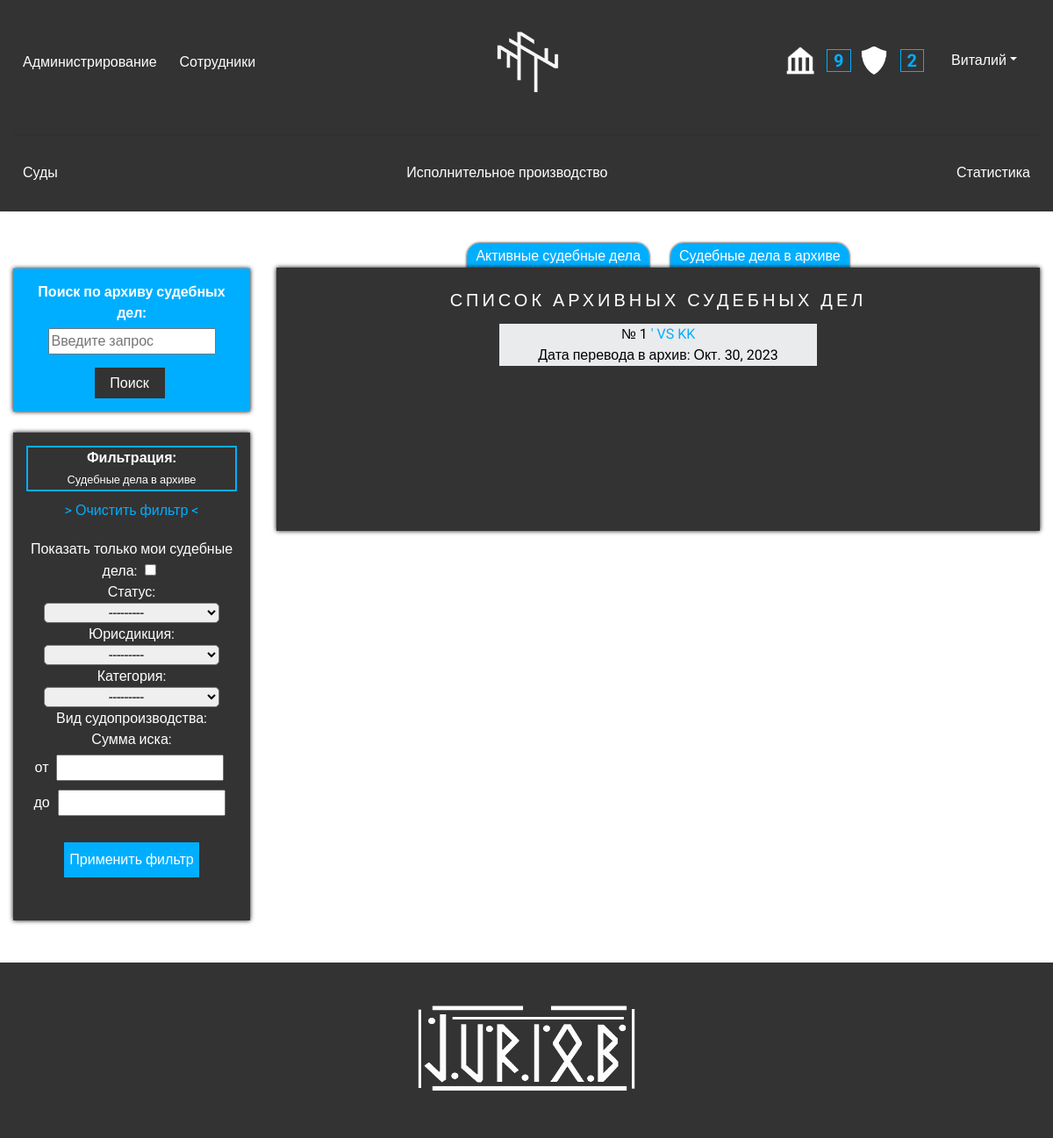
/courts/arhive/ (signed in), run on the app's committed database.
### courts/models.py (models this page shows, shortened)
class Courts(models.Model):
    court_name = models.CharField('Наименование суда', max_length=200, blank=True, null=True, default=None)
    case_number = models.CharField('№ дела', max_length=200, blank=True, null=True, default=None)
    court_address = models.CharField('Адрес (местонахождение) суда', max_length=200, blank=True, null=True,default=None)
    court_phone = models.CharField('№ телефона суда', max_length=200, blank=True, null=True, default=None)
    instance = models.IntegerField('Судебная инстанция', blank=True, null=True, default=None,choices=CHOICES_COURT_INSTANSE)
    status = models.ForeignKey(CourtsStatus, blank=True, null=True, default=None, on_delete=models.CASCADE)
    jurisdiction = models.IntegerField('Подведомственность (Юрисдикция)', blank=True, null=True, default=None,choices=CHOICES_COURT_JURISDICTION)
    category = models.ForeignKey(CourtsCategory, blank=True, null=True, default=None, on_delete=models.CASCADE)
    type_proceedings_choises = models.IntegerField('Вид судопроизводства', choices=CHOICES_TYPE_PROCEEDINGS, null=False)
    date_getting_lawsuit = models.DateField('Дата получения/подачи искового заявления (возбуждения уголовного дела)', blank=True, null=True,default=None)
    plaintiff = models.CharField('Истец / Потерпевший', max_length=200, null=False)
    plaintiff_representative = models.CharField('Представитель Истца / Потерпевшего', max_length=200, blank=True, null=True,default=None)
    defendant = models.CharField('Ответчик / Подсудимый', max_length=200, null=False)
    defendant_representative = models.CharField('Представитель ответчика / Подсудимого', max_length=200, blank=True, null=True,default=None)
    third_persons = models.CharField('Третьи лица', max_length=200, blank=True, null=True, default=None)
    text = models.TextField('Комментарий', blank=True, null=True)
    court_result = models.IntegerField('Победа/Поражение', default=None, blank=True, null=True,choices=CHOICE_COURT_RESULT)
    actual_court_hearing = models.DateTimeField('Ближайшее судебное заседание', max_length=200, blank=True, null=True,default=None)
    history_court_hearing = models.TextField('История судебных заседаний по делу', max_length=2000, blank=True,null=True, default=None)
    type_of_decision_civil = models.IntegerField('', blank=True, null=True, default=None,choices=CHOICE_COURT_RESULT_CIVIL_AND_ADMINISTRICAL_PROCEEDINGS_AND_ADMINISTRICAL_OFFENCE)
    type_of_decision_criminal = models.IntegerField('', blank=True, null=True, default=None,choices=CHOICE_COURT_RESULT_CRIMINAL)
    lawsuit_amount = models.DecimalField('Сумма иска', max_digits=10, decimal_places=2, default=0)
    state_duty = models.DecimalField('Сумма госпошлины', max_digits=10, decimal_places=2, default=0, blank=True,null=True)
    state_duty_prognosis = models.DecimalField('Сумма госпошлины (заявленная)', max_digits=10, decimal_places=2,default=0, blank=True, null=True)
    sum_amount_main_prognosis = models.DecimalField('Сумма по основному требованию (заявленная)', max_digits=10,decimal_places=2, default=0, blank=True, null=True)
    sum_amount_main = models.DecimalField('Сумма по основному требованию (фактически)', max_digits=10, decimal_places=2,default=0, blank=True, null=True)
    sum_amount_penalty_agent_prognosis = models.DecimalField('Сумма неустойки (заявленная)', max_digits=10,decimal_places=2, default=0, blank=True, null=True)
    sum_amount_penalty_agent = models.DecimalField('Сумма неустойки (фактически)', max_digits=10, decimal_places=2,default=0, blank=True, null=True)
    sum_of_penalty_prognosis = models.DecimalField('Сумма штрафа (прогнозируемая)', max_digits=10, decimal_places=2,default=0, blank=True, null=True)
    sum_of_penalty = models.DecimalField('Сумма штрафа (фактически)', max_digits=10, decimal_places=2, default=0,blank=True, null=True)
    sum_amount_moral_damage_prognosis = models.DecimalField('Сумма морального/репутационного вреда (заявленая)',max_digits=10, decimal_places=2, default=0, blank=True,null=True)
    sum_amount_moral_damage = models.DecimalField('Сумма морального/репутационного вреда (фактически)', max_digits=10,decimal_places=2, default=0, blank=True, null=True)
    sum_amount_expertize = models.DecimalField('Сумма экспертизы', max_digits=10, decimal_places=2, default=0,blank=True, null=True)
    sum_amount_expertize_prognosis = models.DecimalField('Сумма экспертизы (заявленная)', max_digits=10,decimal_places=2, default=0, blank=True, null=True)
    total_sum_in_the_case_prognosis = models.DecimalField('Общая заявленная сумма по делу', max_digits=10,decimal_places=2, default=0, blank=True, null=True)
    total_sum_in_the_case = models.DecimalField('Общая присужденная сумма по делу', max_digits=10, decimal_places=2,default=0, blank=True, null=True)
    total_amount_expected_additional = models.DecimalField('Сумма заявленная за юридические услуги ОБЩАЯ',max_digits=10, decimal_places=2, default=0, blank=True,null=True)
    sum_amount_expected_additional = models.DecimalField('Сумма заявленная за юридические услуги', max_digits=10,decimal_places=2, default=0, blank=True, null=True)
    postage_expected_expenses = models.DecimalField('Сумма заявленная за почтовые расходы', max_digits=10,decimal_places=2, default=0, blank=True, null=True)
    fare_expected_expenses = models.DecimalField('Сумма заявленная за транспортные расходы', max_digits=10,decimal_places=2, default=0, blank=True, null=True)
    other_expected_expenses = models.DecimalField('Иные заявленные расходы', max_digits=10, decimal_places=2, default=0,blank=True, null=True)
    total_amount_additional = models.DecimalField('Сумма взысканная за юр. услуги ОБЩАЯ', max_digits=10,decimal_places=2, default=0, blank=True, null=True)
    sum_amount_additional = models.DecimalField('Сумма взысканная за юр услуги', max_digits=10, decimal_places=2,default=0, blank=True, null=True)
    postage_expenses = models.DecimalField('Сумма взыскананная за почтовые расходы', max_digits=10, decimal_places=2,default=0, blank=True, null=True)
    fare_expenses = models.DecimalField('Сумма присужденная за транспортные расходы', max_digits=10, decimal_places=2,default=0, blank=True, null=True)
    other_expenses = models.DecimalField('Иные присужденные расходы', max_digits=10, decimal_places=2, default=0,blank=True, null=True)
    author = models.ForeignKey(User, blank=True, null=True, on_delete=models.CASCADE, verbose_name='Создал')
    date_of_judgment = models.DateField('Дата вынесения судебного решения', blank=True, null=True)
    responsible = models.ForeignKey(User, blank=True, null=True, on_delete=models.CASCADE, verbose_name='Ответственный',related_name='+')
    observer = models.ManyToManyField(User, blank=True, verbose_name='Ответственный', related_name='obs')
    arhive = models.BooleanField('Убрать в архив', blank=True, default=False)
    created_date = models.DateField('Дата создания', blank=True, null=True)
    arhive_date = models.DateField('Дата перевода в архив', blank=True, null=True)
    read_court_users = models.ManyToManyField(User, blank=True, null=True, related_name=" who_read+")
    is_complete = models.BooleanField('Готовый экземпляр судебного дела', default=False)
    date_create_object_model = models.DateTimeField(auto_now_add=True, null=True)
    last_change_make_user = models.ForeignKey(User, blank=True, null=True, on_delete=models.CASCADE,related_name="last_change_make_user+")
    comment_count_model = models.IntegerField(blank=True, null=True, default=None)
    jungment = models.ForeignKey(CourtsJudgment, blank=True, null=True, default=None, on_delete=models.CASCADE)
    def __init__(self, *args, **kwargs):
        super().__init__(*args, **kwargs)
        self.was_court_result = self.court_result

### courts/views.py (the view, shortened to what this page needs)
# urls.py: path('arhive/', views.courts_arhive, name='courts_arhive'),
@login_required
@permission_required('courts.view_courts')
def courts_arhive(request):
    unread_executions_count, execution_read_count = services_executions.unread_executions_counter_and_var_execution_read_count_logic(
        request)
    unread_courts_count, courts = services_courts.unread_court_counter_and_var_courts_logic(request)
    search_court = request.GET.get('search', '')
    if search_court:
        court_in_arhive = Courts.objects.filter(Q(plaintiff__icontains=search_court, arhive=True) | Q(defendant__icontains=search_court, arhive=True) | Q(case_number__icontains=search_court, arhive=True) | Q(court_address__icontains=search_court, arhive=True))
    else:
        court_in_arhive = Courts.objects.filter(arhive=True)
    cat_filter_form = CategoryFilterForm(request.GET)
    paginator = Paginator(court_in_arhive, 10)
    page_number = request.GET.get('page', 1)
    page = paginator.get_page(page_number)
    is_paginated = page.has_other_pages()
    if page.has_previous():
        prev_url = '?page={}'.format(page.previous_page_number())
    else:
        prev_url = ''
    if page.has_next():
        next_url = '?page={}'.format(page.next_page_number())
    else:
        next_url = ''
    context = {
        'court_in_arhive': court_in_arhive,
        'cat_filter_form':cat_filter_form,
        'page_object': page,
        'is_paginated': is_paginated,
        'next_url': next_url,
        'prev_url': prev_url,
        'page_number': page_number,
        'paginator': paginator,
        'search_court':search_court,
        'unread_executions_count':unread_executions_count,
        'unread_courts_count':unread_courts_count,
    }
    template = 'courts/courts_arhive.html'
    return render(request, template, context)

### courts/templates/courts/courts_arhive.html (shortened to what this page needs)
{% extends 'mainpage/base.html' %}
{% load static %}
{% block content %}
<div class="container-fluid">
	<div class="row">
		<div class="col-lg-3 aside_filter_block float_block">
			<br />
			<div class="container center_item_position aside_search_block">
				<div class="row">
					<div align="center" class="col-lg-12">
						<div><strong>Поиск по архиву судебных дел:</strong></div>
						<form action="{% url 'courts_arhive' %}">
							<input class="mini_text_input" type="searh" placeholder="Введите запрос" aria-label="search" name="search">
							<button class="app_search_btn" type="submit">Поиск</button>
						</form>
					</div>
				</div>
			</div>
			<br />
			<div class="dark_block_bg center_item_position">
				<div class="filter_name_block">
					<strong>Фильтрация:</strong>
					<div><small>Судебные дела в архиве</small></div>
				</div>
				<form method="get">
					<div align="center"><a href="{% url 'courts_arhive' %}">> Очистить фильтр <</a></div>
					<div class="filter_item_block">
						<div align="center" title="Судебные дела, которые вы создали / куда вы были назначены ответственным или наблюдателем">
							Показать только мои судебные дела: {{ cat_filter_form.only_my_courts }}
						</div>
						<div align="center" class="">
							<div class="">
								<div>Статус:</div> {{ cat_filter_form.status }}
							</div>
							<div class="">
								<div>Юрисдикция:</div> {{ cat_filter_form.jurisdiction }}
							</div>
						</div>
						<div align="center" class="">
							<div class="">
								<div>Категория:</div> {{ cat_filter_form.category }}
							</div>
							<div class="">
								<div>Вид судопроизводства:</div> {{ cat_filter_form.type_proceedings }}
							</div>
						</div>
						<div align="center" class="row">
							<div class="col-lg-12">
								<div>Сумма иска: </div>
								<div>от {{ cat_filter_form.min_claim_summ }}</div><div> до {{ cat_filter_form.max_claim_summ }}</div>
							</div>
						</div>
					</div>
					<div align="center"><input type="submit" class="common_link_btn" value="Применить фильтр" /></div>
					<br />
				</form>
			</div>
		</div>
		<div class="col-lg-9 float_anchor">
		<br />
			<div class="active_arhive_block center_item_position">
				<a class="active_arhive_btn" href="{% url 'court' %}"><span class="active_arhive_text">Активные судебные дела</span></a>
				<a class="active_arhive_btn" href="{% url 'courts_arhive' %}"><span class="active_arhive_text">Судебные дела в архиве</span></a>
			</div>
			<div class="dark_block_bg">
				<h5 class="center_item_position title">СПИСОК АРХИВНЫХ СУДЕБНЫХ ДЕЛ</h5>
				<div class="row">
				{% for arhive_item in page_object.object_list %}
					<div align="center" class="container col-lg-5 white_borders">
						<span>№ {{ forloop.counter }}</span>
						<a href="{% url 'courts_detail' pk=arhive_item.pk %}">
							{{ arhive_item.plaintiff }} VS {{ arhive_item.defendant }}
						</a>
						<div onclick="DeleteYesNo()">Дата перевода в архив: {{ arhive_item.arhive_date }}</div>
					</div>
				{% endfor %}
				</div>
			</div>
			<br />
		</div>
	</div>
</div>
	{% endblock %}

### mainpage/templates/mainpage/base.html (shortened to what this page needs)
{% load static %}
<!DOCTYPE html>
<html>
<head>
	<link rel="stylesheet" href="https://stackpath.bootstrapcdn.com/bootstrap/4.5.2/css/bootstrap.min.css">
	<link rel="stylesheet" href="https://maxcdn.bootstrapcdn.com/bootstrap/4.0.0/css/bootstrap.min.css">
	<link type="text/css" rel="stylesheet" href="{% static 'css/style.css' %}">
</head>
<body>
{% if user.is_authenticated %}
	 <div class="container-fluid navbar_block">
  <header class="blog-header py-3">
    <div class="row flex-nowrap justify-content-between align-items-center">
      <div class="col-4 pt-1">
        <a class="p-2 navbarlink" href="{% url 'admin:index' %}">Администрирование</a>
	  	<a class="p-2 navbarlink" href="{% url 'profiles' %}">Сотрудники</a>
      </div>
      <div class="col-4 text-center">
        <a class="blog-header-logo text-white
	" href="{% url 'mainpage' %}"><img alt="Суды" class="margin_10 logo_container" src="{{ MEDIA_URL }}/icons/abstract_icon_white.png" height="80px" width="80px"/></a>
	  </div>
      <div class="col-4 d-flex justify-content-end align-items-center">
		  <a href="{% url 'court' %}"><img alt="Суды" class="margin_5" src="{{ MEDIA_URL }}/icons/court_house_white.png" height="32px" width="32px"/> <span class="notification_counter margin_5">{{ unread_courts_count }}</span></a>
		  <a href="{% url 'executions' %}"><img alt="И.производства" class="margin_5" src="{{ MEDIA_URL }}/icons/shield_white.png" height="32px" width="32px"/> <span class="notification_counter margin_5">{{ unread_executions_count }}</span></a>
       {% if user.is_authenticated %}
			<div class="tabs" id="tabs">
            <div class="tab" id="tab_2">
				<a class="nav-link dropdown-toggle margin_10" href="http://example.com"  data-toggle="dropdown" aria-haspopup="true" aria-expanded="false">{{ request.user }}</a>
			</div>
			</div>
			{% else %}
			<div><a class="float-right nav-link" href="{% url 'login_page' %}"><strong>Войти</strong></a></div>
			{% endif %}
      </div>
    </div>
  </header>
<hr />
  <div class="nav-scroller py-1 mb-2">
    <nav class="nav d-flex justify-content-between">
      <a class="p-2 navbarlink" href="{% url 'court' %}">Суды</a>
      <a class="p-2 navbarlink" href="{% url 'executions' %}">Исполнительное производство</a>
	  <a class="p-2 navbarlink" href="{% url 'all_statistic' %}">Статистика</a>
    </nav>
  </div>
<hr />
</div>
{% endif %}
	{% block content %}
    {% endblock content %}
{% if user.is_authenticated %}
	{% include 'mainpage/footer.html' %}
{% endif %}
</body>
</html>

### data on the page
Courts: plaintiff "'", defendant "KK", arhive_date "Окт. 30, 2023"

### other printed values
{{ unread_courts_count }} "9"
{{ unread_executions_count }} "2"
{{ request.user }} "Виталий"
